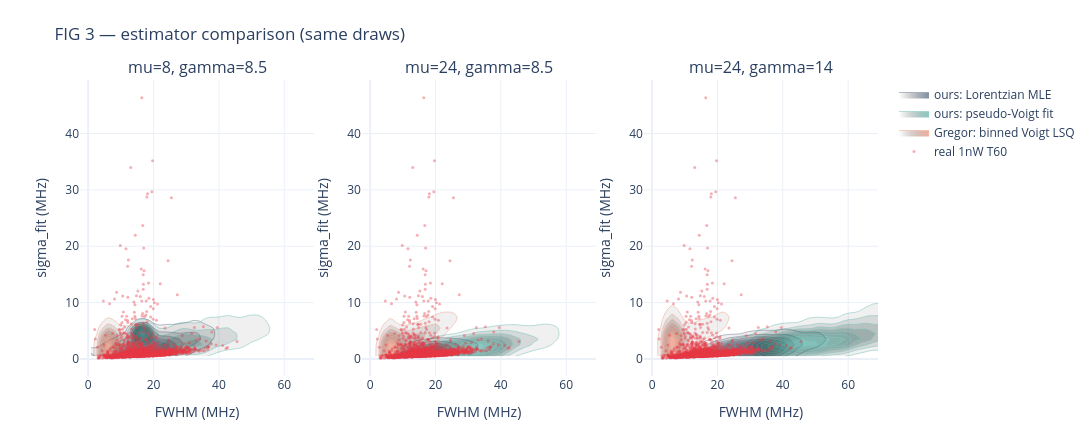

The cell this chart's notebook holds for it:
### Code cell
# ============================================================
# FIG 3 — estimator overlay at representative nodes (paired draws)
# ============================================================
NODES_DISPLAY = NODES
COLORS = {'lorentzian': '#1d3557', 'pseudo_voigt': '#2a9d8f', 'gregor': '#e76f51'}
fig3 = make_subplots(rows=1, cols=len(NODES), horizontal_spacing=0.06,
                     subplot_titles=[f'mu={GRID_MU[i]:g}, gamma={GRID_GAMMA[j]:g}' for i, j in NODES])
for c, (i, j) in enumerate(NODES, start=1):
    for est_name, est_key in ESTIMATORS:
        f, s = CLOUDS[(est_key, i, j)]
        xc, yc, Z = _dens_xy(f, s)
        fig3.add_trace(go.Contour(x=xc, y=yc, z=Z, showscale=False, contours=dict(showlines=True),
                                  line=dict(width=0.6, color=COLORS[est_key]), colorscale=[[0, 'rgba(0,0,0,0)'], [1, COLORS[est_key]]],
                                  opacity=0.55, name=est_name, showlegend=(c == 1)), 1, c)
    fig3.add_trace(go.Scatter(x=rf, y=rs, mode='markers', marker=dict(size=3, color='#e63946', opacity=0.4),
                              name='real 1nW T60', showlegend=(c == 1)), 1, c)
    fig3.update_xaxes(title_text='FWHM (MHz)', row=1, col=c); fig3.update_yaxes(title_text='sigma_fit (MHz)', row=1, col=c)
fig3.update_layout(height=430, width=1200, title_text='FIG 3 — estimator comparison (same draws)', margin=dict(t=80, b=40))
fig3.show()
print('estimator medians at node (mu=%g, gamma=%g):' % (GRID_MU[NODES[1][0]], GRID_GAMMA[NODES[1][1]]))
i, j = NODES[1]
for est_name, est_key in ESTIMATORS:
    st = STATS[(est_key, i, j)]
    print(f"  {est_name:<28} FWHM {st['f_med']:.2f} +/- {st['f_std']:.2f} | sigma_fit {st['s_med']:.2f} (n_ok {st['n_ok']}/{N_MC})")
print(f"  real 1nW T60                 FWHM {np.median(rf):.2f} +/- {np.std(rf):.2f} | fit_err {np.median(rs):.2f}")

### Figure 1 — Plotly figure (JSON) as saved in the notebook; plotly's stock layout.template omitted (floating-point values rounded to 4 significant figures; data arrays with more than 128 entries replaced by an {"elided": "..."} marker saying what was removed)
{"data": [{"colorscale": [[0, "rgba(0,0,0,0)"], [1, "#1d3557"]], "contours": {"showlines": true}, "line": {"color": "#1d3557", "width": 0.6}, "name": "ours: Lorentzian MLE", "opacity": 0.55, "showlegend": true, "showscale": false, "type": "contour", "x": [0.875, 2.625, 4.375, 6.125, 7.875, 9.625, 11.38, 13.12, 14.88, 16.62, 18.38, 20.12, 21.88, 23.62, 25.38, 27.12, 28.88, 30.62, 32.38, 34.12, 35.88, 37.62, 39.38, 41.12, 42.88, 44.62, 46.38, 48.12, 49.88, 51.62, 53.38, 55.12, 56.88, 58.62, 60.38, 62.12, 63.88, 65.62, 67.38, 69.12], "xaxis": "x", "y": [0.5, 1.5, 2.5, 3.5, 4.5, 5.5, 6.5, 7.5, 8.5, 9.5, 10.5, 11.5, 12.5, 13.5, 14.5, 15.5, 16.5, 17.5, 18.5, 19.5, 20.5, 21.5, 22.5, 23.5, 24.5, 25.5, 26.5, 27.5, 28.5, 29.5, 30.5, 31.5, 32.5, 33.5, 34.5, 35.5, 36.5, 37.5, 38.5, 39.5], "yaxis": "y", "z": {"elided": "40x40 float values"}}, {"colorscale": [[0, "rgba(0,0,0,0)"], [1, "#2a9d8f"]], "contours": {"showlines": true}, "line": {"color": "#2a9d8f", "width": 0.6}, "name": "ours: pseudo-Voigt fit", "opacity": 0.55, "showlegend": true, "showscale": false, "type": "contour", "x": [0.875, 2.625, 4.375, 6.125, 7.875, 9.625, 11.38, 13.12, 14.88, 16.62, 18.38, 20.12, 21.88, 23.62, 25.38, 27.12, 28.88, 30.62, 32.38, 34.12, 35.88, 37.62, 39.38, 41.12, 42.88, 44.62, 46.38, 48.12, 49.88, 51.62, 53.38, 55.12, 56.88, 58.62, 60.38, 62.12, 63.88, 65.62, 67.38, 69.12], "xaxis": "x", "y": [0.5, 1.5, 2.5, 3.5, 4.5, 5.5, 6.5, 7.5, 8.5, 9.5, 10.5, 11.5, 12.5, 13.5, 14.5, 15.5, 16.5, 17.5, 18.5, 19.5, 20.5, 21.5, 22.5, 23.5, 24.5, 25.5, 26.5, 27.5, 28.5, 29.5, 30.5, 31.5, 32.5, 33.5, 34.5, 35.5, 36.5, 37.5, 38.5, 39.5], "yaxis": "y", "z": {"elided": "40x40 float values"}}, {"colorscale": [[0, "rgba(0,0,0,0)"], [1, "#e76f51"]], "contours": {"showlines": true}, "line": {"color": "#e76f51", "width": 0.6}, "name": "Gregor: binned Voigt LSQ", "opacity": 0.55, "showlegend": true, "showscale": false, "type": "contour", "x": [0.875, 2.625, 4.375, 6.125, 7.875, 9.625, 11.38, 13.12, 14.88, 16.62, 18.38, 20.12, 21.88, 23.62, 25.38, 27.12, 28.88, 30.62, 32.38, 34.12, 35.88, 37.62, 39.38, 41.12, 42.88, 44.62, 46.38, 48.12, 49.88, 51.62, 53.38, 55.12, 56.88, 58.62, 60.38, 62.12, 63.88, 65.62, 67.38, 69.12], "xaxis": "x", "y": [0.5, 1.5, 2.5, 3.5, 4.5, 5.5, 6.5, 7.5, 8.5, 9.5, 10.5, 11.5, 12.5, 13.5, 14.5, 15.5, 16.5, 17.5, 18.5, 19.5, 20.5, 21.5, 22.5, 23.5, 24.5, 25.5, 26.5, 27.5, 28.5, 29.5, 30.5, 31.5, 32.5, 33.5, 34.5, 35.5, 36.5, 37.5, 38.5, 39.5], "yaxis": "y", "z": {"elided": "40x40 float values"}}, {"marker": {"color": "#e63946", "opacity": 0.4, "size": 3}, "mode": "markers", "name": "real 1nW T60", "showlegend": true, "type": "scatter", "x": {"elided": "2424 float values"}, "xaxis": "x", "y": {"elided": "2424 float values"}, "yaxis": "y"}, {"colorscale": [[0, "rgba(0,0,0,0)"], [1, "#1d3557"]], "contours": {"showlines": true}, "line": {"color": "#1d3557", "width": 0.6}, "name": "ours: Lorentzian MLE", "opacity": 0.55, "showlegend": false, "showscale": false, "type": "contour", "x": [0.875, 2.625, 4.375, 6.125, 7.875, 9.625, 11.38, 13.12, 14.88, 16.62, 18.38, 20.12, 21.88, 23.62, 25.38, 27.12, 28.88, 30.62, 32.38, 34.12, 35.88, 37.62, 39.38, 41.12, 42.88, 44.62, 46.38, 48.12, 49.88, 51.62, 53.38, 55.12, 56.88, 58.62, 60.38, 62.12, 63.88, 65.62, 67.38, 69.12], "xaxis": "x2", "y": [0.5, 1.5, 2.5, 3.5, 4.5, 5.5, 6.5, 7.5, 8.5, 9.5, 10.5, 11.5, 12.5, 13.5, 14.5, 15.5, 16.5, 17.5, 18.5, 19.5, 20.5, 21.5, 22.5, 23.5, 24.5, 25.5, 26.5, 27.5, 28.5, 29.5, 30.5, 31.5, 32.5, 33.5, 34.5, 35.5, 36.5, 37.5, 38.5, 39.5], "yaxis": "y2", "z": {"elided": "40x40 float values"}}, {"colorscale": [[0, "rgba(0,0,0,0)"], [1, "#2a9d8f"]], "contours": {"showlines": true}, "line": {"color": "#2a9d8f", "width": 0.6}, "name": "ours: pseudo-Voigt fit", "opacity": 0.55, "showlegend": false, "showscale": false, "type": "contour", "x": [0.875, 2.625, 4.375, 6.125, 7.875, 9.625, 11.38, 13.12, 14.88, 16.62, 18.38, 20.12, 21.88, 23.62, 25.38, 27.12, 28.88, 30.62, 32.38, 34.12, 35.88, 37.62, 39.38, 41.12, 42.88, 44.62, 46.38, 48.12, 49.88, 51.62, 53.38, 55.12, 56.88, 58.62, 60.38, 62.12, 63.88, 65.62, 67.38, 69.12], "xaxis": "x2", "y": [0.5, 1.5, 2.5, 3.5, 4.5, 5.5, 6.5, 7.5, 8.5, 9.5, 10.5, 11.5, 12.5, 13.5, 14.5, 15.5, 16.5, 17.5, 18.5, 19.5, 20.5, 21.5, 22.5, 23.5, 24.5, 25.5, 26.5, 27.5, 28.5, 29.5, 30.5, 31.5, 32.5, 33.5, 34.5, 35.5, 36.5, 37.5, 38.5, 39.5], "yaxis": "y2", "z": {"elided": "40x40 float values"}}, {"colorscale": [[0, "rgba(0,0,0,0)"], [1, "#e76f51"]], "contours": {"showlines": true}, "line": {"color": "#e76f51", "width": 0.6}, "name": "Gregor: binned Voigt LSQ", "opacity": 0.55, "showlegend": false, "showscale": false, "type": "contour", "x": [0.875, 2.625, 4.375, 6.125, 7.875, 9.625, 11.38, 13.12, 14.88, 16.62, 18.38, 20.12, 21.88, 23.62, 25.38, 27.12, 28.88, 30.62, 32.38, 34.12, 35.88, 37.62, 39.38, 41.12, 42.88, 44.62, 46.38, 48.12, 49.88, 51.62, 53.38, 55.12, 56.88, 58.62, 60.38, 62.12, 63.88, 65.62, 67.38, 69.12], "xaxis": "x2", "y": [0.5, 1.5, 2.5, 3.5, 4.5, 5.5, 6.5, 7.5, 8.5, 9.5, 10.5, 11.5, 12.5, 13.5, 14.5, 15.5, 16.5, 17.5, 18.5, 19.5, 20.5, 21.5, 22.5, 23.5, 24.5, 25.5, 26.5, 27.5, 28.5, 29.5, 30.5, 31.5, 32.5, 33.5, 34.5, 35.5, 36.5, 37.5, 38.5, 39.5], "yaxis": "y2", "z": {"elided": "40x40 float values"}}, {"marker": {"color": "#e63946", "opacity": 0.4, "size": 3}, "mode": "markers", "name": "real 1nW T60", "showlegend": false, "type": "scatter", "x": {"elided": "2424 float values"}, "xaxis": "x2", "y": {"elided": "2424 float values"}, "yaxis": "y2"}, {"colorscale": [[0, "rgba(0,0,0,0)"], [1, "#1d3557"]], "contours": {"showlines": true}, "line": {"color": "#1d3557", "width": 0.6}, "name": "ours: Lorentzian MLE", "opacity": 0.55, "showlegend": false, "showscale": false, "type": "contour", "x": [0.875, 2.625, 4.375, 6.125, 7.875, 9.625, 11.38, 13.12, 14.88, 16.62, 18.38, 20.12, 21.88, 23.62, 25.38, 27.12, 28.88, 30.62, 32.38, 34.12, 35.88, 37.62, 39.38, 41.12, 42.88, 44.62, 46.38, 48.12, 49.88, 51.62, 53.38, 55.12, 56.88, 58.62, 60.38, 62.12, 63.88, 65.62, 67.38, 69.12], "xaxis": "x3", "y": [0.5, 1.5, 2.5, 3.5, 4.5, 5.5, 6.5, 7.5, 8.5, 9.5, 10.5, 11.5, 12.5, 13.5, 14.5, 15.5, 16.5, 17.5, 18.5, 19.5, 20.5, 21.5, 22.5, 23.5, 24.5, 25.5, 26.5, 27.5, 28.5, 29.5, 30.5, 31.5, 32.5, 33.5, 34.5, 35.5, 36.5, 37.5, 38.5, 39.5], "yaxis": "y3", "z": {"elided": "40x40 float values"}}, {"colorscale": [[0, "rgba(0,0,0,0)"], [1, "#2a9d8f"]], "contours": {"showlines": true}, "line": {"color": "#2a9d8f", "width": 0.6}, "name": "ours: pseudo-Voigt fit", "opacity": 0.55, "showlegend": false, "showscale": false, "type": "contour", "x": [0.875, 2.625, 4.375, 6.125, 7.875, 9.625, 11.38, 13.12, 14.88, 16.62, 18.38, 20.12, 21.88, 23.62, 25.38, 27.12, 28.88, 30.62, 32.38, 34.12, 35.88, 37.62, 39.38, 41.12, 42.88, 44.62, 46.38, 48.12, 49.88, 51.62, 53.38, 55.12, 56.88, 58.62, 60.38, 62.12, 63.88, 65.62, 67.38, 69.12], "xaxis": "x3", "y": [0.5, 1.5, 2.5, 3.5, 4.5, 5.5, 6.5, 7.5, 8.5, 9.5, 10.5, 11.5, 12.5, 13.5, 14.5, 15.5, 16.5, 17.5, 18.5, 19.5, 20.5, 21.5, 22.5, 23.5, 24.5, 25.5, 26.5, 27.5, 28.5, 29.5, 30.5, 31.5, 32.5, 33.5, 34.5, 35.5, 36.5, 37.5, 38.5, 39.5], "yaxis": "y3", "z": {"elided": "40x40 float values"}}, {"colorscale": [[0, "rgba(0,0,0,0)"], [1, "#e76f51"]], "contours": {"showlines": true}, "line": {"color": "#e76f51", "width": 0.6}, "name": "Gregor: binned Voigt LSQ", "opacity": 0.55, "showlegend": false, "showscale": false, "type": "contour", "x": [0.875, 2.625, 4.375, 6.125, 7.875, 9.625, 11.38, 13.12, 14.88, 16.62, 18.38, 20.12, 21.88, 23.62, 25.38, 27.12, 28.88, 30.62, 32.38, 34.12, 35.88, 37.62, 39.38, 41.12, 42.88, 44.62, 46.38, 48.12, 49.88, 51.62, 53.38, 55.12, 56.88, 58.62, 60.38, 62.12, 63.88, 65.62, 67.38, 69.12], "xaxis": "x3", "y": [0.5, 1.5, 2.5, 3.5, 4.5, 5.5, 6.5, 7.5, 8.5, 9.5, 10.5, 11.5, 12.5, 13.5, 14.5, 15.5, 16.5, 17.5, 18.5, 19.5, 20.5, 21.5, 22.5, 23.5, 24.5, 25.5, 26.5, 27.5, 28.5, 29.5, 30.5, 31.5, 32.5, 33.5, 34.5, 35.5, 36.5, 37.5, 38.5, 39.5], "yaxis": "y3", "z": {"elided": "40x40 float values"}}, {"marker": {"color": "#e63946", "opacity": 0.4, "size": 3}, "mode": "markers", "name": "real 1nW T60", "showlegend": false, "type": "scatter", "x": {"elided": "2424 float values"}, "xaxis": "x3", "y": {"elided": "2424 float values"}, "yaxis": "y3"}], "layout": {"annotations": [{"font": {"size": 16}, "showarrow": false, "text": "mu=8, gamma=8.5", "x": 0.1467, "xanchor": "center", "xref": "paper", "y": 1.0, "yanchor": "bottom", "yref": "paper"}, {"font": {"size": 16}, "showarrow": false, "text": "mu=24, gamma=8.5", "x": 0.5, "xanchor": "center", "xref": "paper", "y": 1.0, "yanchor": "bottom", "yref": "paper"}, {"font": {"size": 16}, "showarrow": false, "text": "mu=24, gamma=14", "x": 0.8533, "xanchor": "center", "xref": "paper", "y": 1.0, "yanchor": "bottom", "yref": "paper"}], "height": 430, "margin": {"b": 40, "t": 80}, "title": {"text": "FIG 3 — estimator comparison (same draws)"}, "width": 1200, "xaxis": {"anchor": "y", "domain": [0.0, 0.2933], "title": {"text": "FWHM (MHz)"}}, "xaxis2": {"anchor": "y2", "domain": [0.3533, 0.6467], "title": {"text": "FWHM (MHz)"}}, "xaxis3": {"anchor": "y3", "domain": [0.7067, 1.0], "title": {"text": "FWHM (MHz)"}}, "yaxis": {"anchor": "x", "domain": [0.0, 1.0], "title": {"text": "sigma_fit (MHz)"}}, "yaxis2": {"anchor": "x2", "domain": [0.0, 1.0], "title": {"text": "sigma_fit (MHz)"}}, "yaxis3": {"anchor": "x3", "domain": [0.0, 1.0], "title": {"text": "sigma_fit (MHz)"}}}}
